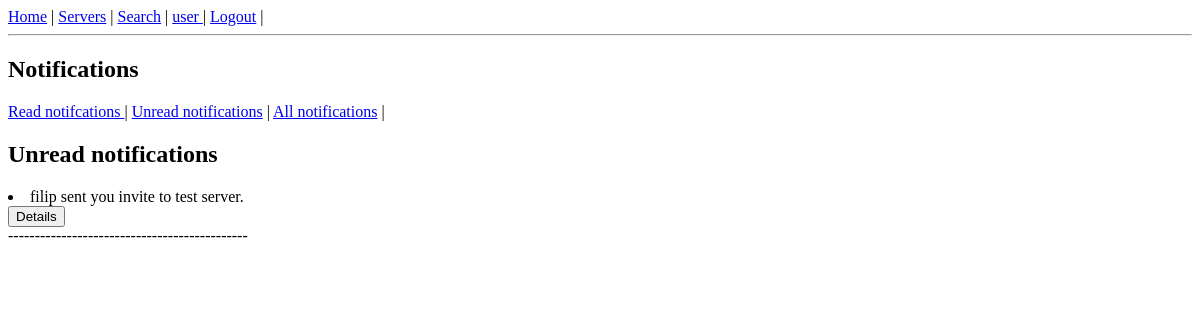
The page /user/user/notifications-unread (signed in) on the database as committed earlier.
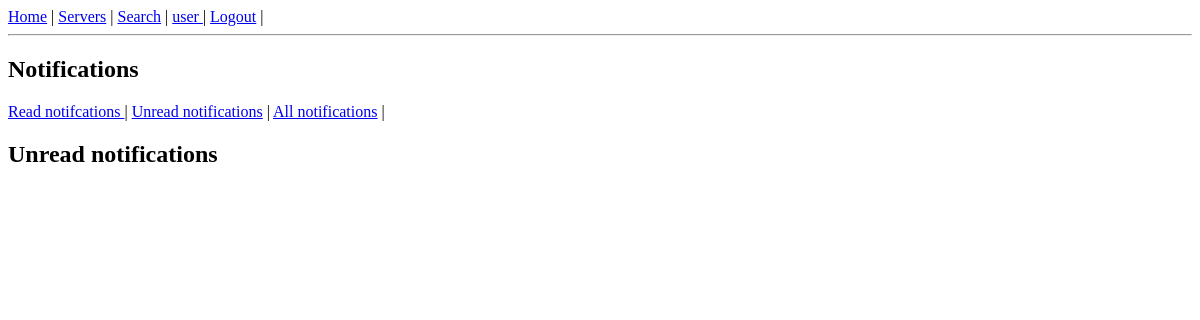
The same page on the database as committed later.
### viperchat/models.py (models this page shows, shortened)
class Notification(models.Model):
    id = models.UUIDField(
        default=uuid.uuid4,
        unique=True,
        primary_key=True,
        editable=False
    )
    description = models.TextField()
    date_created = models.DateTimeField(auto_now_add=True)
    receiver = models.ForeignKey(User, on_delete=models.CASCADE)
    is_read = models.BooleanField(default=False)

### viperchat/views.py (the view)
# urls.py: path('user/<slug:username>/notifications-unread', vchat.NotificationUnreadList.as_view(), name='notification_unread_list'),
class NotificationUnreadList(LoginRequiredMixin, UserPassesTestMixin, ListView):
    model = Notification
    template_name = 'viperchat/notification_unread_list.html'
    def test_func(self):
        user = User.objects.get(username=self.kwargs['username'])
        if user == self.request.user:
            return True
        raise PermissionDenied
    def get_context_data(self, **kwargs):
        context = super().get_context_data(**kwargs)
        notifications = Notification.objects.filter(receiver=self.request.user)
        context['notifications'] = notifications
        return context

### viperchat/context_processor.py (called while the page is built)
def get_create_room_permission(request):
    content_type = ContentType.objects.get_for_model(Server)
    permission = Permission.objects.get(codename='create_room_in_server', content_type=content_type)
    return {'create_permission': permission}

def get_homepage(request):
    return {'welcome': 'Welcome to great chat'}

def get_server_list(request):
    public_servers = Server.objects.filter(is_private=False)
    return {'server_list': public_servers}

def get_edit_permissions(request):
    permission = Permission.objects.get(codename='edit_permissions_in_server')
    return {'edit_permissions': permission}

def get_delete_user(request):
    permission = Permission.objects.get(codename='delete_user_from_server')
    return {'delete_users_permission': permission}

def get_send_invite_permission(request):
    permission = Permission.objects.get(codename='send_invitation')
    return {'send_invitation_permission': permission}

### templates/viperchat/notification_unread_list.html
{% include 'viperchat/notifications.html' %}
{% block notifications %}
<h2>Unread notifications</h2>
{% for notification in notifications %}
<li>
    {% if notification.is_read == False %}
   {{ notification.description }} <br>
    <a href="{% url 'notification_update' username=request.user.username pk=notification.id %}"><button>Details</button></a><br>
    ---------------------------------------------
    {% endif %}
</li>
{% endfor %}
{% endblock %}

Rows that differ between the two databases and show on the page:
removed Notification: description "filip sent you invite to test server."
